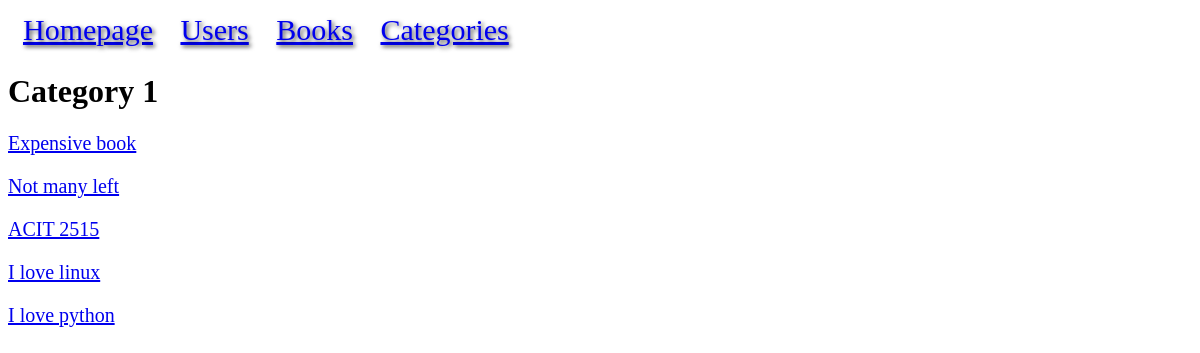
The page /categories/Category 1 on the database its author committed.
### models.py (models this page shows, shortened)
class Book(db.Model):
    id = mapped_column(Integer, primary_key=True, autoincrement=True)
    title = mapped_column(String)
    price = mapped_column(DECIMAL(10, 2))
    available = mapped_column(Integer, default=0)
    rating = mapped_column(Integer)
    upc = mapped_column(String, unique=True)
    url = mapped_column(String)
    category_id = mapped_column(Integer, ForeignKey("category.id"))
    category = relationship("Category", back_populates="books")
    rentals = relationship("BookRental", back_populates="book")

### app.py (the view)
@app.route("/categories/<string:name>")
def category_detail(name):
    statement = db.select(Book).where(Book.category.has(Category.name.ilike(name)))
    results = db.session.execute(statement).scalars()
    if not results:
        return "CATEGORY NOT FOUND!", 404
    return render_template("category_detail.html", results=results, heading=name)

### templates/category_detail.html
{% extends "base.html" %}
{% block content %}
<h1>{{ heading }}</h1>
{% for book in results %}
<p>
    <span><a href="{{ url_for('book', id=book.id) }}">{{ book.title }}</a></span>
</p>
{% endfor %}
{% endblock %}

### static/style.css (style rules this page uses)
p { font-size: 20px; }

### rows shown on the page
Book: title "Expensive book"
Book: title "Not many left"
Book: title "ACIT 2515"
Book: title "I love linux"
Book: title "I love python"

### other values the page prints
{{ heading }} "Category 1"
